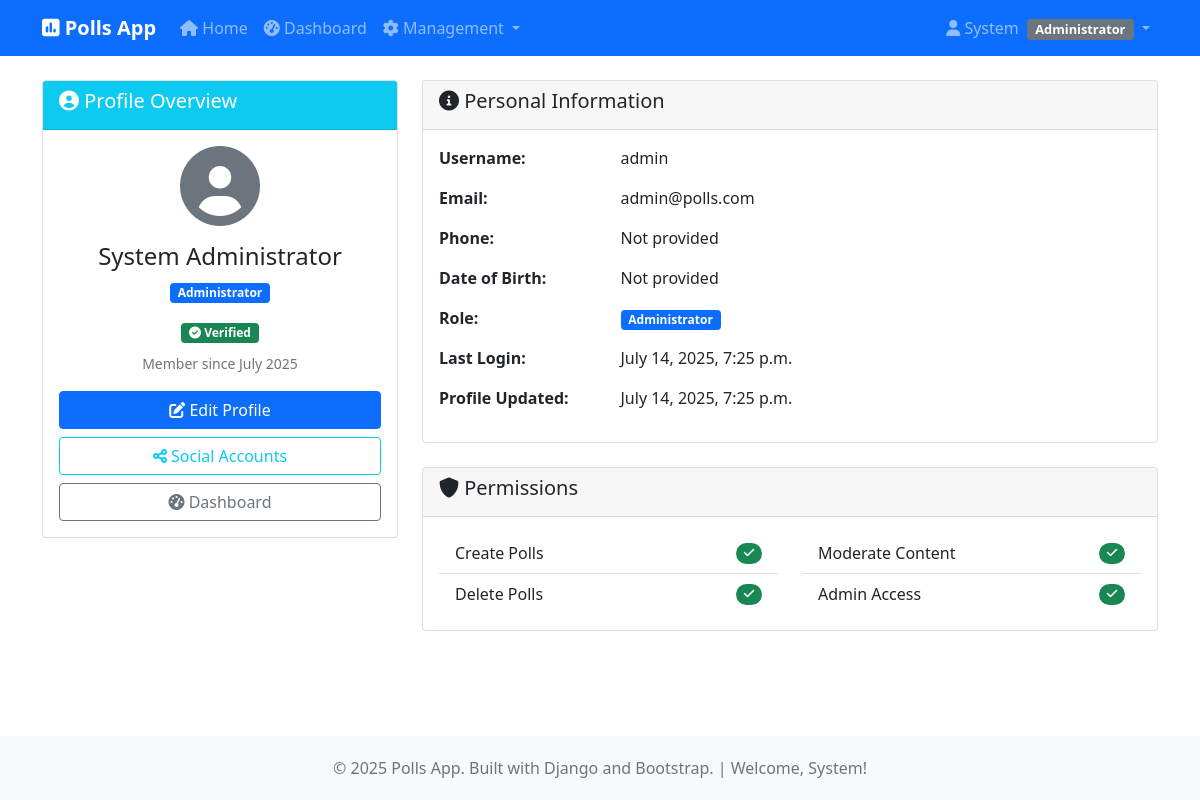
/accounts/profile/ (signed in), run on the app's committed database.
### accounts/models.py (models this page shows, shortened)
class UserProfile(models.Model):
    user = models.OneToOneField(User, on_delete=models.CASCADE, related_name='profile')
    role = models.CharField(
        max_length=20,
        choices=UserRole.choices,
        default=UserRole.USER,
        help_text="User role for access control"
    )
    phone_number = models.CharField(max_length=15, blank=True, null=True)
    date_of_birth = models.DateField(blank=True, null=True)
    bio = models.TextField(max_length=500, blank=True)
    created_at = models.DateTimeField(auto_now_add=True)
    updated_at = models.DateTimeField(auto_now=True)
    is_verified = models.BooleanField(default=False)
    class Meta:
        verbose_name = 'User Profile'
        verbose_name_plural = 'User Profiles'
        ordering = ['-created_at']
    def is_admin(self):
        return self.role == UserRole.ADMIN
    def can_create_polls(self):
        return self.role in [UserRole.ADMIN, UserRole.MODERATOR]
    def can_delete_polls(self):
        return self.role == UserRole.ADMIN
    def can_moderate_content(self):
        return self.role in [UserRole.ADMIN, UserRole.MODERATOR]

### accounts/views.py (the view)
# urls.py: path('profile/', views.profile_view, name='profile'),
@login_required
def profile_view(request):
    profile = request.user.profile
    return render(request, 'accounts/profile.html', {'profile': profile})

### accounts/templates/accounts/profile.html (shortened to what this page needs)
{% extends 'base.html' %}
{% block content %}
<div class="row">
    <div class="col-md-4">
        <div class="card">
            <div class="card-header bg-info text-white">
                <h5><i class="fas fa-user-circle"></i> Profile Overview</h5>
            </div>
            <div class="card-body text-center">
                <div class="mb-3">
                    <i class="fas fa-user-circle fa-5x text-muted"></i>
                </div>
                <h4>{{ user.get_full_name|default:user.username }}</h4>
                <span class="badge bg-{{ profile.role|yesno:'primary,warning,secondary' }} mb-3">
                    {{ profile.get_role_display }}
                </span>
                {% if profile.is_verified %}
                    <div class="mb-2">
                        <span class="badge bg-success">
                            <i class="fas fa-check-circle"></i> Verified
                        </span>
                    </div>
                {% endif %}
                <p class="text-muted">
                    <small>Member since {{ user.date_joined|date:"F Y" }}</small>
                </p>
                <div class="d-grid gap-2">
                    <a href="{% url 'accounts:profile_edit' %}" class="btn btn-primary">
                        <i class="fas fa-edit"></i> Edit Profile
                    </a>
                    <a href="{% url 'socialaccount_connections' %}" class="btn btn-outline-info">
                        <i class="fas fa-share-alt"></i> Social Accounts
                    </a>
                    <a href="{% url 'accounts:dashboard' %}" class="btn btn-outline-secondary">
                        <i class="fas fa-tachometer-alt"></i> Dashboard
                    </a>
                </div>
            </div>
        </div>
    </div>
    <div class="col-md-8">
        <div class="card">
            <div class="card-header">
                <h5><i class="fas fa-info-circle"></i> Personal Information</h5>
            </div>
            <div class="card-body">
                <div class="row mb-3">
                    <div class="col-sm-3"><strong>Username:</strong></div>
                    <div class="col-sm-9">{{ user.username }}</div>
                </div>
                <div class="row mb-3">
                    <div class="col-sm-3"><strong>Email:</strong></div>
                    <div class="col-sm-9">{{ user.email|default:"Not provided" }}</div>
                </div>
                <div class="row mb-3">
                    <div class="col-sm-3"><strong>Phone:</strong></div>
                    <div class="col-sm-9">{{ profile.phone_number|default:"Not provided" }}</div>
                </div>
                <div class="row mb-3">
                    <div class="col-sm-3"><strong>Date of Birth:</strong></div>
                    <div class="col-sm-9">{{ profile.date_of_birth|default:"Not provided" }}</div>
                </div>
                <div class="row mb-3">
                    <div class="col-sm-3"><strong>Role:</strong></div>
                    <div class="col-sm-9">
                        <span class="badge bg-{{ profile.role|yesno:'primary,warning,secondary' }}">
                            {{ profile.get_role_display }}
                        </span>
                    </div>
                </div>
                <div class="row mb-3">
                    <div class="col-sm-3"><strong>Last Login:</strong></div>
                    <div class="col-sm-9">{{ user.last_login|default:"Never" }}</div>
                </div>
                <div class="row mb-3">
                    <div class="col-sm-3"><strong>Profile Updated:</strong></div>
                    <div class="col-sm-9">{{ profile.updated_at }}</div>
                </div>
            </div>
        </div>
        <div class="card mt-4">
            <div class="card-header">
                <h5><i class="fas fa-shield-alt"></i> Permissions</h5>
            </div>
            <div class="card-body">
                <div class="row">
                    <div class="col-md-6">
                        <ul class="list-group list-group-flush">
                            <li class="list-group-item d-flex justify-content-between align-items-center">
                                Create Polls
                                {% if profile.can_create_polls %}
                                    <span class="badge bg-success rounded-pill">
                                        <i class="fas fa-check"></i>
                                    </span>
                                {% else %}
                                    <span class="badge bg-danger rounded-pill">
                                        <i class="fas fa-times"></i>
                                    </span>
                                {% endif %}
                            </li>
                            <li class="list-group-item d-flex justify-content-between align-items-center">
                                Delete Polls
                                {% if profile.can_delete_polls %}
                                    <span class="badge bg-success rounded-pill">
                                        <i class="fas fa-check"></i>
                                    </span>
                                {% else %}
                                    <span class="badge bg-danger rounded-pill">
                                        <i class="fas fa-times"></i>
                                    </span>
                                {% endif %}
                            </li>
                        </ul>
                    </div>
                    <div class="col-md-6">
                        <ul class="list-group list-group-flush">
                            <li class="list-group-item d-flex justify-content-between align-items-center">
                                Moderate Content
                                {% if profile.can_moderate_content %}
                                    <span class="badge bg-success rounded-pill">
                                        <i class="fas fa-check"></i>
                                    </span>
                                {% else %}
                                    <span class="badge bg-danger rounded-pill">
                                        <i class="fas fa-times"></i>
                                    </span>
                                {% endif %}
                            </li>
                            <li class="list-group-item d-flex justify-content-between align-items-center">
                                Admin Access
                                {% if profile.is_admin %}
                                    <span class="badge bg-success rounded-pill">
                                        <i class="fas fa-check"></i>
                                    </span>
                                {% else %}
                                    <span class="badge bg-danger rounded-pill">
                                        <i class="fas fa-times"></i>
                                    </span>
                                {% endif %}
                            </li>
                        </ul>
                    </div>
                </div>
            </div>
        </div>
    </div>
</div>
{% endblock %}

### accounts/templates/base.html (shortened to what this page needs)
<!DOCTYPE html>
<html lang="en">
<head>
    <link href="https://cdn.jsdelivr.net/npm/bootstrap@5.1.3/dist/css/bootstrap.min.css" rel="stylesheet">
    <link href="https://cdnjs.cloudflare.com/ajax/libs/font-awesome/6.0.0/css/all.min.css" rel="stylesheet">
</head>
<body>
    <nav class="navbar navbar-expand-lg navbar-dark bg-primary">
        <div class="container">
            <a class="navbar-brand" href="{% url 'home_polls:home' %}">
                <i class="fas fa-poll"></i> Polls App
            </a>
            <div class="collapse navbar-collapse" id="navbarNav">
                <ul class="navbar-nav me-auto">
                    <li class="nav-item">
                        <a class="nav-link" href="{% url 'home_polls:home' %}">
                            <i class="fas fa-home"></i> Home
                        </a>
                    </li>
                    {% if user.is_authenticated %}
                        <li class="nav-item">
                            <a class="nav-link" href="{% url 'accounts:dashboard' %}">
                                <i class="fas fa-tachometer-alt"></i> Dashboard
                            </a>
                        </li>
                        {% if user.profile.can_moderate_content %}
                            <li class="nav-item dropdown">
                                <a class="nav-link dropdown-toggle" href="#" id="adminDropdown" role="button" data-bs-toggle="dropdown">
                                    <i class="fas fa-cog"></i> Management
                                </a>
                            </li>
                        {% endif %}
                    {% endif %}
                </ul>
                <ul class="navbar-nav">
                    {% if user.is_authenticated %}
                        <li class="nav-item dropdown">
                            <a class="nav-link dropdown-toggle" href="#" id="userDropdown" role="button" data-bs-toggle="dropdown">
                                <i class="fas fa-user"></i>
                                {{ user.first_name|default:user.username }}
                                <span class="badge bg-secondary user-role-badge ms-1">
                                    {{ user.profile.get_role_display }}
                                </span>
                            </a>
                        </li>
                    {% endif %}
                </ul>
            </div>
        </div>
    </nav>
    <div class="container-main">
        <div class="container my-4">
            {% block content %}
            {% endblock %}
        </div>
    </div>
    <footer class="footer bg-light text-center">
        <div class="container">
            <span class="text-muted">
                © 2025 Polls App. Built with Django and Bootstrap.
                {% if user.is_authenticated %}
                    | Welcome, {{ user.first_name|default:user.username }}!
                {% endif %}
            </span>
        </div>
    </footer>
</body>
</html>

### accounts/templates/base.html (style rules this page uses)
.navbar-brand { font-weight: bold; }
.user-role-badge { font-size: 0.8em; }
.footer { background-color: #f8f9fa; padding: 20px 0; margin-top: auto; }
body { display: flex; flex-direction: column; min-height: 100vh; }
.container-main { flex: 1; }

### data on the page
UserProfile: role "Administrator", phone_number "Not provided", date_of_birth "Not provided", updated_at "July 14, 2025, 7:25 p.m."

### other printed values
{{ user.first_name|default:user.username }} "System"
{{ user.profile.get_role_display }} "Administrator"
{{ user.get_full_name|default:user.username }} "System Administrator"
{{ user.date_joined|date:"F Y" }} "July 2025"
{{ user.username }} "admin"
{{ user.email|default:"Not provided" }} "admin@polls.com"
{{ user.last_login|default:"Never" }} "July 14, 2025, 7:25 p.m."
